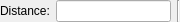
<ui version="4.0" >
 <author></author>
 <comment></comment>
 <exportmacro></exportmacro>
 <class>QG_SnapDistOptions</class>
 <widget class="QWidget" name="QG_SnapDistOptions" >
  <property name="geometry" >
   <rect>
    <x>0</x>
    <y>0</y>
    <width>180</width>
    <height>22</height>
   </rect>
  </property>
  <property name="sizePolicy" >
   <sizepolicy>
    <hsizetype>4</hsizetype>
    <vsizetype>5</vsizetype>
    <horstretch>0</horstretch>
    <verstretch>0</verstretch>
   </sizepolicy>
  </property>
  <property name="minimumSize" >
   <size>
    <width>160</width>
    <height>22</height>
   </size>
  </property>
  <property name="maximumSize" >
   <size>
    <width>180</width>
    <height>22</height>
   </size>
  </property>
  <layout class="QHBoxLayout" >
   <property name="margin" >
    <number>0</number>
   </property>
   <property name="spacing" >
    <number>6</number>
   </property>
   <item>
    <widget class="QLabel" name="lDist" >
     <property name="sizePolicy" >
      <sizepolicy>
       <hsizetype>1</hsizetype>
       <vsizetype>5</vsizetype>
       <horstretch>0</horstretch>
       <verstretch>0</verstretch>
      </sizepolicy>
     </property>
     <property name="text" >
      <string>Distance:</string>
     </property>
    </widget>
   </item>
   <item>
    <widget class="QLineEdit" name="leDist" >
     <property name="toolTip" >
      <string>Radius of circle</string>
     </property>
    </widget>
   </item>
   <item>
    <widget class="Line" name="sep1" >
     <property name="sizePolicy" >
      <sizepolicy>
       <hsizetype>0</hsizetype>
       <vsizetype>1</vsizetype>
       <horstretch>0</horstretch>
       <verstretch>0</verstretch>
      </sizepolicy>
     </property>
     <property name="frameShape" >
      <enum>QFrame::VLine</enum>
     </property>
     <property name="frameShadow" >
      <enum>QFrame::Sunken</enum>
     </property>
     <property name="orientation" >
      <enum>Qt::Vertical</enum>
     </property>
    </widget>
   </item>
  </layout>
 </widget>
 <pixmapfunction></pixmapfunction>
 <resources/>
 <connections/>
</ui>
